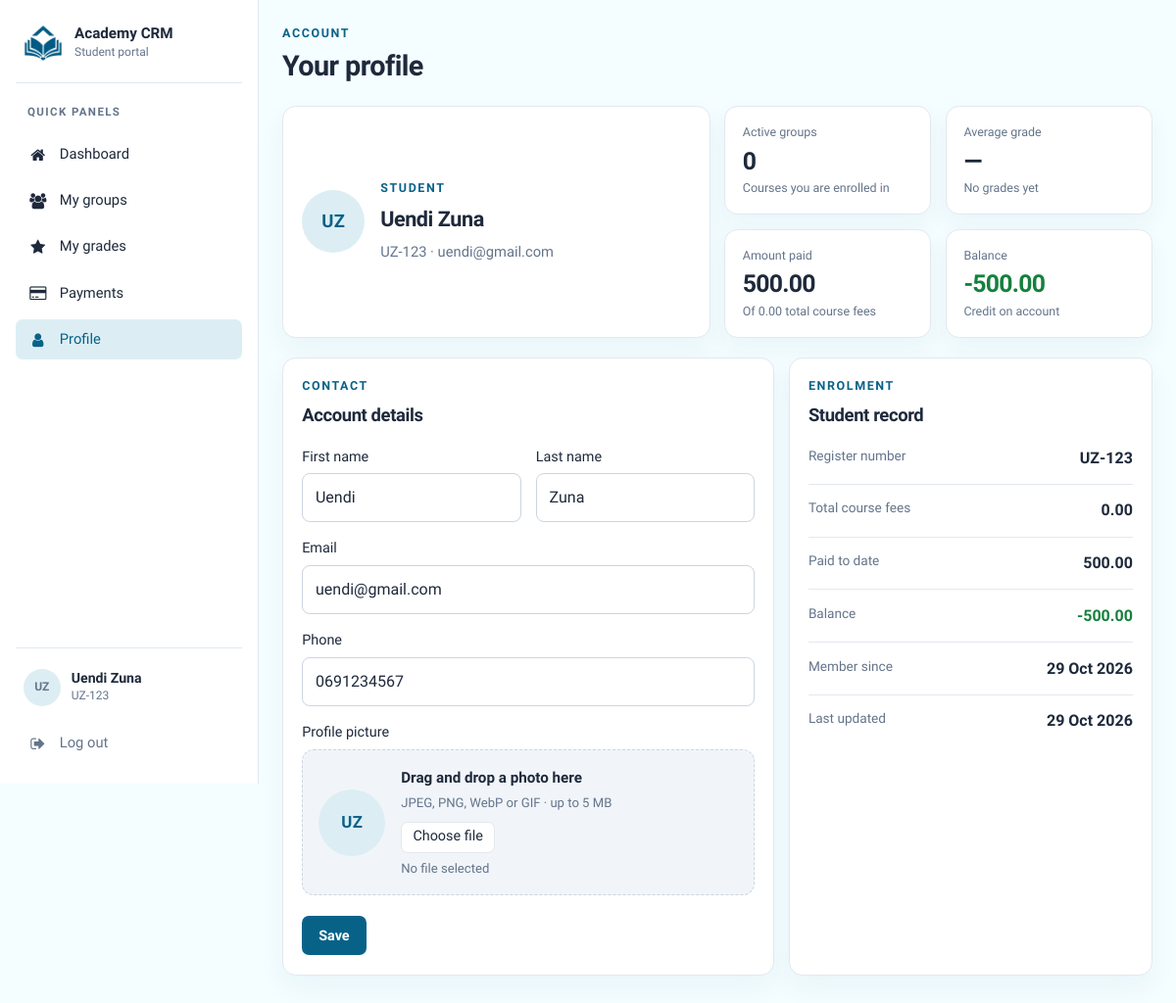
The page /student/dashboard/profile/ (signed in) on the database as committed earlier.
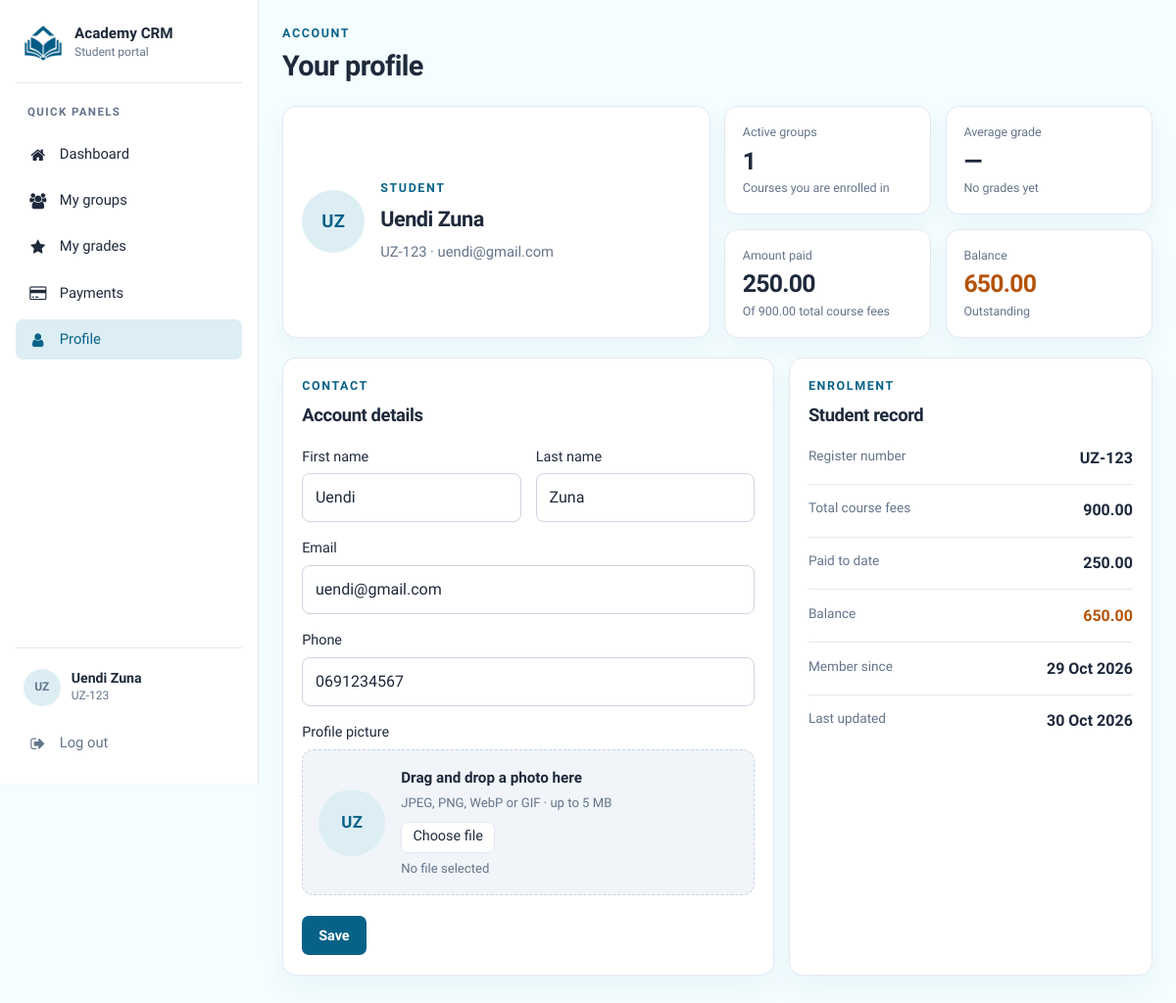
The same page on the database as committed later.
### student/models.py (models this page shows, shortened)
class StudentModel(models.Model):
    user = models.OneToOneField('authentication.CRMUserModel', on_delete=models.CASCADE)
    register_number = models.CharField(max_length=255)
    groups = models.ManyToManyField(CourseGroupModel, blank=True)
    paid_amount = models.DecimalField(max_digits=10, decimal_places=2)
    created_at = models.DateTimeField(auto_now_add=True)
    updated_at = models.DateTimeField(auto_now=True)

### authentication/models.py (models this page shows, shortened)
class CRMUserModel(AbstractUser):
    email = models.EmailField(unique=True)
    username = models.CharField(max_length=255, unique=True)
    password = models.CharField(max_length=255)
    first_name = models.CharField(max_length=255)
    last_name = models.CharField(max_length=255)
    phone = models.CharField(max_length=255, unique=True)
    profile_picture = models.ImageField(upload_to='profile_pictures/', null=True, blank=True)
    created_at = models.DateTimeField(auto_now_add=True)
    updated_at = models.DateTimeField(auto_now=True)
    USERNAME_FIELD = 'email'
    REQUIRED_FIELDS = ['username', 'first_name', 'last_name', 'phone', 'password']

### student/views.py (the view)
# urls.py: path('dashboard/profile/', views.student_profile, name='student_profile'),
@student_required
@require_http_methods(['GET', 'POST'])
def student_profile(request):
    student = (
        StudentModel.objects
        .select_related('user')
        .prefetch_related(
            Prefetch(
                'groups',
                queryset=CourseGroupModel.objects.select_related(
                    'course',
                    'instructor__user',
                ).order_by('start_date'),
            ),
        )
        .get(pk=request.student.pk, user=request.user)
    )
    if request.method == 'POST':
        form = ContactProfileForm(request.POST, request.FILES, instance=student.user)
        if form.is_valid():
            form.save()
            messages.success(request, 'Your contact details were updated.')
            return redirect('student_profile')
    else:
        form = ContactProfileForm(instance=student.user)
    grades = StudentGradeModel.objects.filter(student=request.user)
    average_grade = grades.aggregate(average=Avg('grade'))['average']
    grade_count = grades.count()
    groups = list(student.groups.all())
    course_total = sum((group.course.price for group in groups), Decimal('0.00'))
    balance_due = course_total - student.paid_amount
    context = {
        'student': student,
        'form': form,
        'groups': groups,
        'grade_count': grade_count,
        'average_grade': average_grade,
        'course_total': course_total,
        'balance_due': balance_due,
        'active_nav': 'profile',
    }
    return render(request, 'student_profile.html', context)

### student/templates/student_profile.html (shortened to what the changed rows need)
{% extends "student_base.html" %}
{% block topbar %}
  <h1>Your profile</h1>
{% endblock %}
{% block content %}
  <div class="profile-top">
    <section class="panel profile-hero" aria-labelledby="profile-name">
      <div class="profile-hero-main">
        <label
          class="profile-avatar-trigger"
          for="{{ form.profile_picture.id_for_label }}"
          title="Change profile picture"
        >
          {% if student.user.profile_picture %}
            <img
              class="profile-avatar profile-avatar-image"
              src="{{ student.user.profile_picture.url }}"
              alt=""
              width="64"
              height="64"
              data-profile-hero-image
            >
          {% else %}
            <span class="profile-avatar" aria-hidden="true" data-profile-hero-initials>
              {{ student.user.first_name|slice:":1" }}{{ student.user.last_name|slice:":1" }}
            </span>
          {% endif %}
        </label>
        <div>
          <p class="eyebrow">Student</p>
          <h2 id="profile-name">{{ student.user.first_name }} {{ student.user.last_name }}</h2>
          <p class="profile-subtitle">{{ student.register_number }} · {{ student.user.email }}</p>
        </div>
      </div>
    </section>
    <section class="stat-grid profile-stat-grid" aria-label="Study summary">
      <article class="stat-card">
        <small>Active groups</small>
        <b>{{ groups|length }}</b>
        <em>Courses you are enrolled in</em>
      </article>
      <article class="stat-card">
        <small>Amount paid</small>
        <b>{{ student.paid_amount }}</b>
        <em>Of {{ course_total }} total course fees</em>
      </article>
      <article class="stat-card {% if balance_due > 0 %}stat-card-warning{% elif balance_due < 0 %}stat-card-success{% endif %}">
        <small>Balance</small>
        <b>{{ balance_due }}</b>
        <em>{% if balance_due > 0 %}Outstanding{% elif balance_due < 0 %}Credit on account{% else %}Fully settled{% endif %}</em>
      </article>
    </section>
  </div>
  <div class="dashboard-grid">
    <section class="panel" aria-labelledby="account-heading">
      <div class="panel-header">
        <div>
          <h2 id="account-heading">Account details</h2>
        </div>
      </div>
      <form class="crm-form" method="post" enctype="multipart/form-data" novalidate>
        <div class="field {% if form.profile_picture.errors %}has-error{% endif %}">
          <div
            class="profile-upload{% if form.profile_picture.errors %} has-error{% endif %}"
            data-profile-dropzone
          >
            <div class="profile-upload-preview" data-profile-preview>
              {% if student.user.profile_picture %}
                <img
                  src="{{ student.user.profile_picture.url }}"
                  alt="Current profile picture"
                  data-profile-preview-image
                >
              {% else %}
                <span class="profile-upload-initials" data-profile-preview-initials aria-hidden="true">
                  {{ student.user.first_name|slice:":1" }}{{ student.user.last_name|slice:":1" }}
                </span>
              {% endif %}
            </div>
          </div>
        </div>
      </form>
    </section>
    <section class="panel" aria-labelledby="enrolment-heading">
      <div class="panel-header">
        <div>
          <h2 id="enrolment-heading">Student record</h2>
        </div>
      </div>
      <dl class="detail-list">
        <div>
          <dt>Register number</dt>
          <dd>{{ student.register_number }}</dd>
        </div>
        <div>
          <dt>Total course fees</dt>
          <dd>{{ course_total }}</dd>
        </div>
        <div>
          <dt>Paid to date</dt>
          <dd>{{ student.paid_amount }}</dd>
        </div>
        <div>
          <dt>Balance</dt>
          <dd class="{% if balance_due > 0 %}text-warning{% elif balance_due < 0 %}text-success{% endif %}">{{ balance_due }}</dd>
        </div>
        <div>
          <dt>Member since</dt>
          <dd>{{ student.created_at|date:"j M Y" }}</dd>
        </div>
        <div>
          <dt>Last updated</dt>
          <dd>{{ student.updated_at|date:"j M Y" }}</dd>
        </div>
      </dl>
    </section>
  </div>
{% endblock %}

### student/templates/student_base.html (shortened to what this page needs)
{% load static %}
<!DOCTYPE html>
<html lang="en">
<head>
  <link rel="stylesheet" href="https://cdnjs.cloudflare.com/ajax/libs/font-awesome/4.7.0/css/font-awesome.min.css">
  <link rel="stylesheet" href="{% static 'student/css/student.css' %}">
</head>
<body class="student-app">
  <div class="student-shell">
    <aside class="student-sidebar" id="student-sidebar" aria-label="Student navigation">
      <div class="sidebar-brand">
        <img src="{% static 'web/logo.jpg' %}" alt="" width="40" height="40">
        <div>
          <strong>Academy CRM</strong>
          <span>Student portal</span>
        </div>
      </div>
      <nav class="sidebar-nav" aria-label="Quick panels">
        <p class="sidebar-label">Quick panels</p>
        <a
          class="sidebar-link {% if active_nav == 'dashboard' %}is-active{% endif %}"
          href="{% url 'student_dashboard' %}"
        >
          <span class="sidebar-icon" aria-hidden="true"><i class="fa fa-home"></i></span>
          Dashboard
        </a>
        <a class="sidebar-link" href="{% url 'student_dashboard' %}#my-groups">
          <span class="sidebar-icon" aria-hidden="true"><i class="fa fa-users"></i></span>
          My groups
        </a>
        <a class="sidebar-link" href="{% url 'student_dashboard' %}#my-grades">
          <span class="sidebar-icon" aria-hidden="true"><i class="fa fa-star"></i></span>
          My grades
        </a>
        <a class="sidebar-link" href="{% url 'student_dashboard' %}#payments">
          <span class="sidebar-icon" aria-hidden="true"><i class="fa fa-credit-card"></i></span>
          Payments
        </a>
        <a
          class="sidebar-link {% if active_nav == 'profile' %}is-active{% endif %}"
          href="{% url 'student_profile' %}"
          {% if active_nav == 'profile' %}aria-current="page"{% endif %}
        >
          <span class="sidebar-icon" aria-hidden="true"><i class="fa fa-user"></i></span>
          Profile
        </a>
      </nav>
      <div class="sidebar-footer">
        <div class="sidebar-user">
          {% if request.student.user.profile_picture %}
            <img
              class="sidebar-avatar sidebar-avatar-image"
              src="{{ request.student.user.profile_picture.url }}"
              alt=""
              width="40"
              height="40"
            >
          {% else %}
            <span class="sidebar-avatar" aria-hidden="true">
              {{ request.student.user.first_name|slice:":1" }}{{ request.student.user.last_name|slice:":1" }}
            </span>
          {% endif %}
          <div>
            <strong>{{ request.student.user.first_name }} {{ request.student.user.last_name }}</strong>
            <span>{{ request.student.register_number }}</span>
          </div>
        </div>
        <a class="sidebar-link sidebar-logout" href="{% url 'logout' %}">
          <span class="sidebar-icon" aria-hidden="true"><i class="fa fa-sign-out"></i></span>
          Log out
        </a>
      </div>
    </aside>
    <div class="student-main">
      <header class="student-topbar">
        <div class="topbar-copy">
          {% block topbar %}{% endblock %}
        </div>
      </header>
      <main id="student-content" class="student-content">
        {% block content %}{% endblock %}
      </main>
    </div>
  </div>
</body>
</html>

Rows that differ between the two databases and show on the page:
changed StudentModel "UZ-123": paid_amount "500.00" → "250.00"; updated_at "29 Oct 2026" → "30 Oct 2026"
Other text that changed with them:
{{ groups|length }}: "0" → "1"
{{ course_total }}: "0.00" → "900.00"
{{ balance_due }}: "-500.00" → "650.00"
text no longer shown: "Credit on account"
text now shown: "Outstanding"
